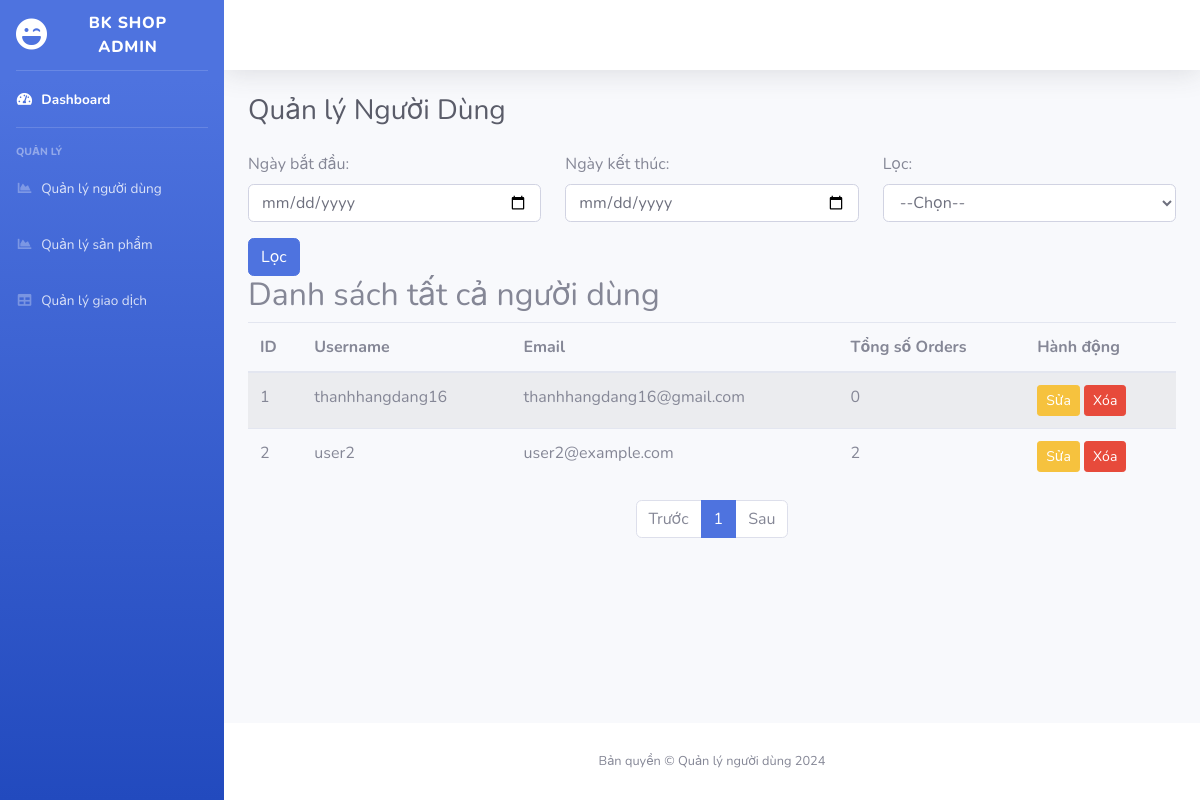
The app's page /pages/admin/manageUser.php, older data.
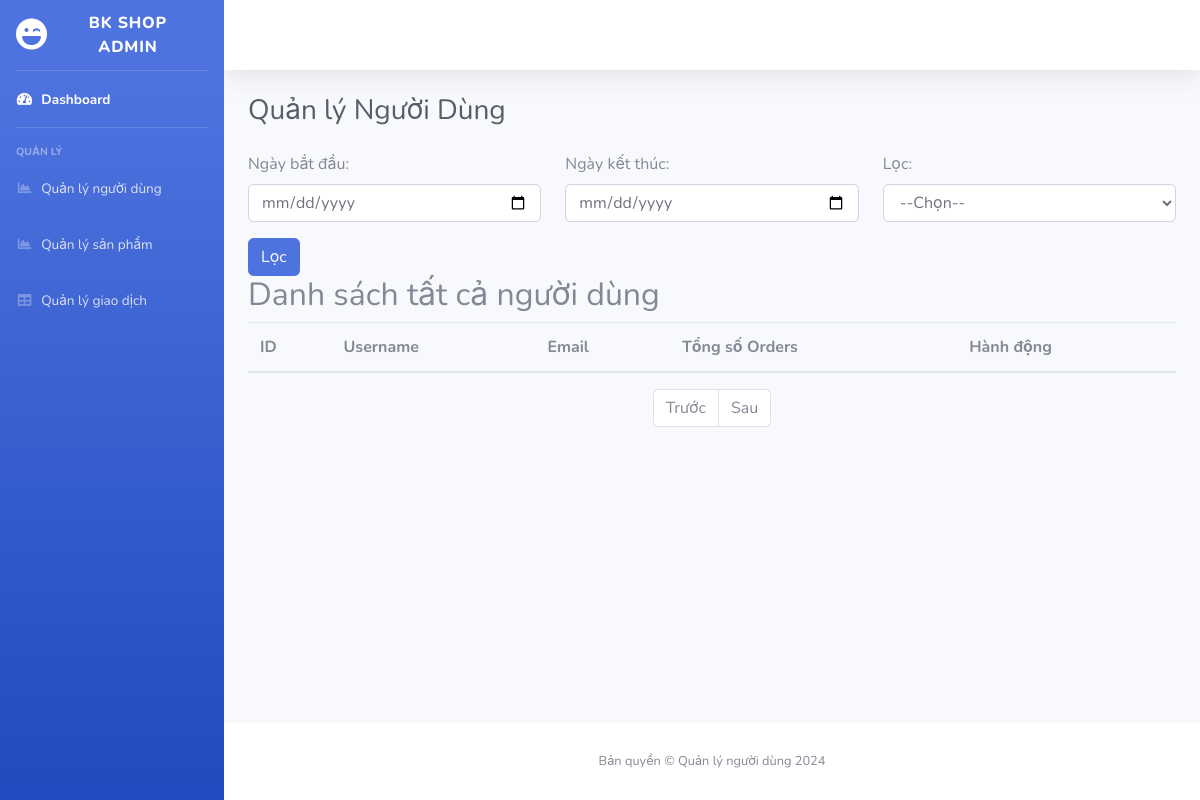
The same page, newer data.
### tables this page shows
CREATE TABLE users(
    id INT PRIMARY KEY AUTO_INCREMENT,
    username VARCHAR(255) NOT NULL,
    password VARCHAR(255) NOT NULL,
    name VARCHAR(255) NOT NULL,
    phone VARCHAR(255) NOT NULL,
    email VARCHAR(255) NOT NULL,
    role ENUM('1', '2') NOT NULL
);

### pages/admin/manageUser.php (the view, shortened to what this page needs)
<?php
$conn = openCon();
$limit = 10;
$page = isset($_GET['page']) ? (int)$_GET['page'] : 1;
$offset = ($page - 1) * $limit;
$all_users_query = "
    SELECT u.id, u.username, u.email, COUNT(o.orderId) AS total_orders
    FROM users u
    LEFT JOIN orders o ON u.id = o.userId
    GROUP BY u.id
    LIMIT $limit OFFSET $offset";
$all_users_result = $conn->query($all_users_query);
?>
<!DOCTYPE html>
<html lang="en">
<head>
    <link href="vendor/fontawesome-free/css/all.min.css" rel="stylesheet" type="text/css">
    <link href="css/sb-admin-2.min.css" rel="stylesheet">
    <link href="vendor/datatables/dataTables.bootstrap4.min.css" rel="stylesheet">
</head>
<body id="page-top">
    <div id="wrapper">
        <ul class="navbar-nav bg-gradient-primary sidebar sidebar-dark accordion" id="accordionSidebar">
            <a class="sidebar-brand d-flex align-items-center justify-content-center" href="admin.php?page=dashboard">
                <div class="sidebar-brand-icon">
                    <i class="fas fa-laugh-wink"></i>
                </div>
                <div class="sidebar-brand-text mx-3">BK SHOP ADMIN</div>
            </a>
            <hr class="sidebar-divider my-0">
            <li class="nav-item active">
                <a class="nav-link" href="admin.php?page=dashboard">
                    <i class="fas fa-fw fa-tachometer-alt"></i>
                    <span>Dashboard</span></a>
            </li>
            <hr class="sidebar-divider">
            <div class="sidebar-heading">
                Quản lý
            </div>
            <li class="nav-item">
                <a class="nav-link" href="manageUser.php">
                    <i class="fas fa-fw fa-chart-area"></i>
                    <span>Quản lý người dùng</span></a>
            </li>
            <li class="nav-item">
                <a class="nav-link" href="admin.php?page=manageListProduct">
                    <i class="fas fa-fw fa-chart-area"></i>
                    <span>Quản lý sản phẩm</span></a>
            </li>
            <li class="nav-item">
                <a class="nav-link" href="admin.php?page=manageTransaction">
                    <i class="fas fa-fw fa-table"></i>
                    <span>Quản lý giao dịch</span>
                </a>
            </li>
        </ul>
        <div id="content-wrapper" class="d-flex flex-column">
            <div id="content">
                <nav class="navbar navbar-expand navbar-light bg-white topbar mb-4 static-top shadow">
                </nav>
                <div class="container-fluid">
                    <h1 class="h3 mb-4 text-gray-800">Quản lý Người Dùng</h1>
                    <form method="GET" action="">
                        <div class="row">
                            <div class="col-md-4">
                                <label for="start_date">Ngày bắt đầu:</label>
                                <input type="date" id="start_date" name="start_date" class="form-control">
                            </div>
                            <div class="col-md-4">
                                <label for="end_date">Ngày kết thúc:</label>
                                <input type="date" id="end_date" name="end_date" class="form-control">
                            </div>
                            <div class="col-md-4">
                                <label for="filter_type">Lọc:</label>
                                <select id="filter_type" name="filter_type" class="form-control">
                                    <option value="">--Chọn--</option>
                                </select>
                            </div>
                        </div>
                        <button type="submit" class="btn btn-primary mt-3">Lọc</button>
                    </form>
        <h2>Danh sách tất cả người dùng</h2>
        <table class="table table-striped">
            <thead>
                <tr>
                    <th>ID</th>
                    <th>Username</th>
                    <th>Email</th>
                    <th>Tổng số Orders</th>
                    <th>Hành động</th>
                </tr>
            </thead>
            <tbody>
                <?php while ($row = $all_users_result->fetch_assoc()) { ?>
                <tr>
                    <td><?php echo $row['id']; ?></td>
                    <td><?php echo $row['username']; ?></td>
                    <td><?php echo $row['email']; ?></td>
                    <td><?php echo $row['total_orders']; ?></td>
                    <td>
                        <a href="edit_user.php?id=<?php echo $row['id']; ?>" class="btn btn-warning btn-sm">Sửa</a>
                        <a href="delete_user.php?id=<?php echo $row['id']; ?>" class="btn btn-danger btn-sm" onclick="return confirm('Bạn có chắc chắn muốn xóa người dùng này không?')">Xóa</a>
                    </td>
                </tr>
                <?php } ?>
            </tbody>
        </table>
        <?php
$limit = 10;
$page = isset($_GET['page']) ? (int)$_GET['page'] : 1;
$total_users_query = "
    SELECT COUNT(u.id) AS total_users
    FROM users u
    LEFT JOIN orders o ON u.id = o.userId";
$total_users_result = $conn->query($total_users_query);
$total_users = $total_users_result->fetch_assoc()['total_users'];
$total_pages = ceil($total_users / $limit);
$range = 2;
$start_page = max(1, $page - $range);
$end_page = min($total_pages, $page + $range);
?>
<nav aria-label="Page navigation">
    <ul class="pagination justify-content-center">
        <li class="page-item <?php echo ($page <= 1) ? 'disabled' : ''; ?>">
            <a class="page-link" href="?page=<?php echo max(1, $page - 1); ?>" tabindex="-1">Trước</a>
        </li>
        <?php for ($i = $start_page; $i <= $end_page; $i++) { ?>
            <li class="page-item <?php echo ($i == $page) ? 'active' : ''; ?>">
                <a class="page-link" href="?page=<?php echo $i; ?>"><?php echo $i; ?></a>
            </li>
        <?php } ?>
        <li class="page-item <?php echo ($page >= $total_pages) ? 'disabled' : ''; ?>">
            <a class="page-link" href="?page=<?php echo min($total_pages, $page + 1); ?>">Sau</a>
        </li>
    </ul>
</nav>
    </div>
</div>
            <footer class="sticky-footer bg-white">
                <div class="container my-auto">
                    <div class="copyright text-center my-auto">
                        <span>Bản quyền &copy; Quản lý người dùng 2024</span>
                    </div>
                </div>
            </footer>
        </div>
    </div>
</body>
</html>

Row changes from the older to the newer data that the page shows:
removed users: id "1", username "thanhhangdang16", email "thanhhangdang16@gmail.com", total_orders "0"
removed users: id "2", username "user2", email "user2@example.com", total_orders "2"
Text that changed along with them:
list line gone: "1"
